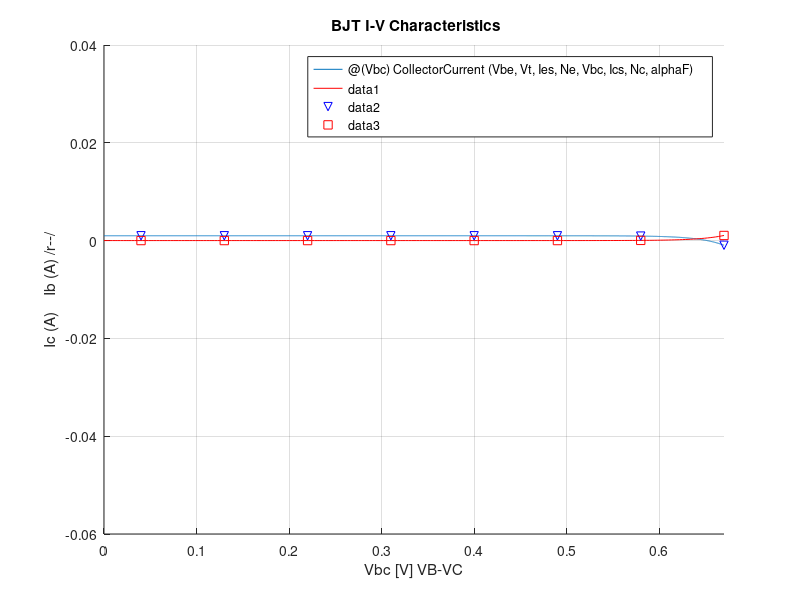

The MATLAB source for this figure:
function [  ] = PhysElecLab2CALC(  )
% Using DATA collected in Lab this funcion will calculate the current in
% the junction of the base and collector of a bjt
%where:
%VBE, VBC = the base to emitter and base to collector voltages (V) 
%IE, IC, IB = the emitter, collector and base currents (A) 
%IEs, ICs = the emitter and collector saturation currents (A) 
%?F, ?R = the forward and reverse collector to emitter current ratios 
%nE, nC = emitter and collector ideality (or slope) factors
clear
clc
close all

GradIC = 37.1;
GradIE= 37.3;
invGradIC = 1/GradIC;
invGradIE= 1/GradIE;


format long g
Vt = 0.0259;
Ne= invGradIE/Vt;
Ies = 1.3996*10^-14;
Nc= invGradIC/Vt;
Ics = 3.11488*10^-14;
alphaF = 0.9939;
alphaR = 0.463;
Vbe= 0.67;

Ic = @(Vbc) CollectorCurrent(Vbe,Vt,Ies,Ne,Vbc,Ics,Nc,alphaF );

Ib = @(Vbc) BaseCurrent( Vbe,Vt,Ies,Ne,Vbc,Ics,Nc,alphaF,alphaR );

figure(1)
xlabel('Vbc [V] VB-VC')
ylabel('Ic (A)    Ib (A) /r--/')
title(' BJT I-V Characteristics')
grid on
hold on
fplot(Ic, [0 0.67])
fplot(Ib, [0 0.67], 'r')


Vbc=0.04:0.09:0.76;
Ic=ones(size(Vbc));
Ib=ones(size(Vbc));
fprintf('  Vbc             Ic            Ib\n')
for k= 1:1:length(Vbc)
    Ic(k)= CollectorCurrent(Vbe,Vt,Ies,Ne,Vbc(k),Ics,Nc,alphaF );
    Ib(k)= BaseCurrent( Vbe,Vt,Ies,Ne,Vbc(k),Ics,Nc,alphaF,alphaR );
fprintf(' %.8f    %.8f    %.8f\n', Vbc(k),Ic(k),Ib(k))
end 


xlabel('Vbc [V] VB-VC')
ylabel('Ic (A)    Ib (A) /r--/')
title(' BJT I-V Characteristics')
grid on

plot(Vbc,Ic, 'bv' )
plot(Vbc,Ib, 'rs')
hold off



end



function [ Ic ] = CollectorCurrent(Vbe,Vt,Ies,Ne,Vbc,Ics,Nc,alphaF )

Ic = (exp(Vbe/(Ne*Vt))-1)*Ies*alphaF - Ics*(exp(Vbc/(Nc*Vt))-1);

end


function [ Ib ] = BaseCurrent( Vbe,Vt,Ies,Ne,Vbc,Ics,Nc,alphaF,alphaR )

Ib = (exp(Vbe/(Ne*Vt))-1)*(1-alphaF)*Ies + (1-alphaR)*Ics*(exp(Vbc/(Nc*Vt))-1);
end